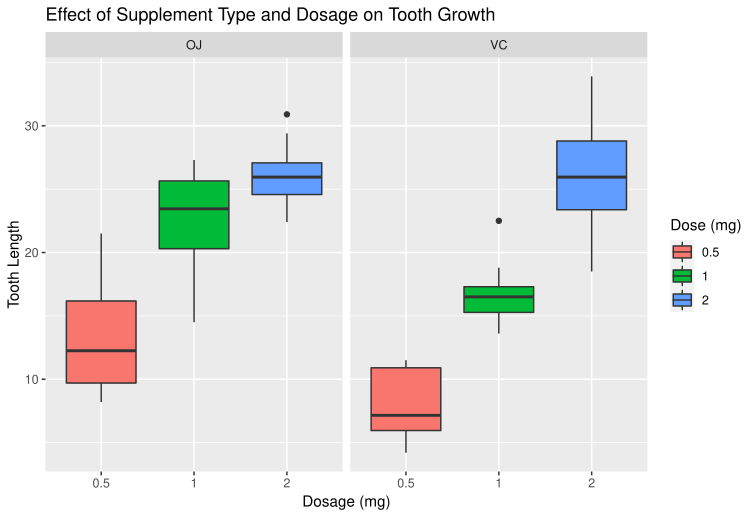

Recreate this plot in R.
library(datasets)
data(ToothGrowth)
dim(ToothGrowth)

head(ToothGrowth)

summary(ToothGrowth)

c(round(mean(ToothGrowth$len),3) , round(sd(ToothGrowth$len),3),round(var(ToothGrowth$len),3))

ToothGrowth$dose <- as.factor(ToothGrowth$dose)
summary(ToothGrowth)

library(ggplot2)

ggplot(ToothGrowth,aes(x=factor(dose),y=len,fill=factor(dose))) + 
  geom_boxplot(notch=F) +
  facet_grid(.~supp) +
  scale_x_discrete("Dosage (mg)") +   
  scale_y_continuous("Tooth Length") +  
  scale_fill_discrete(name="Dose (mg)") + 
  ggtitle("Effect of Supplement Type and Dosage on Tooth Growth")

x <- ToothGrowth$len[ToothGrowth$supp=="OJ" & ToothGrowth$dose == 0.5]
y <- ToothGrowth$len[ToothGrowth$supp=="VC" & ToothGrowth$dose == 0.5]
d05 <- c(round(mean(x),2),
         (round(mean(x) + c(-1,1) * qnorm(0.975) * sd(x)/sqrt(length(x)),2)),
         round(mean(y),2),
         (round(mean(y) + c(-1,1) * qnorm(0.975) * sd(y)/sqrt(length(y)),2)))

x <- ToothGrowth$len[ToothGrowth$supp=="OJ" & ToothGrowth$dose == 1]
y <- ToothGrowth$len[ToothGrowth$supp=="VC" & ToothGrowth$dose == 1]
d10 <- c(round(mean(x),2),
         (round(mean(x) + c(-1,1) * qnorm(0.975) * sd(x)/sqrt(length(x)),2)),
         round(mean(y),2),
         (round(mean(y) + c(-1,1) * qnorm(0.975) * sd(y)/sqrt(length(y)),2)))

x <- ToothGrowth$len[ToothGrowth$supp=="OJ" & ToothGrowth$dose == 2]
y <- ToothGrowth$len[ToothGrowth$supp=="VC" & ToothGrowth$dose == 2]
d20 <- c(round(mean(x),2),
         (round(mean(x) + c(-1,1) * qnorm(0.975) * sd(x)/sqrt(length(x)),2)),
         round(mean(y),2),
         (round(mean(y) + c(-1,1) * qnorm(0.975) * sd(y)/sqrt(length(y)),2)))
